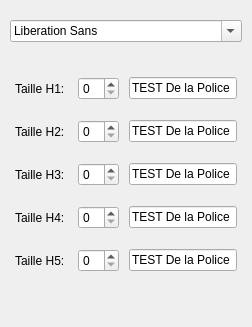
                  <widget class="QWidget" name="pg_opt_font">
                   <layout class="QVBoxLayout" name="vlay_pg_opt_font">
                    <property name="spacing">
                     <number>10</number>
                    </property>
                    <property name="leftMargin">
                     <number>10</number>
                    </property>
                    <property name="topMargin">
                     <number>20</number>
                    </property>
                    <property name="rightMargin">
                     <number>10</number>
                    </property>
                    <property name="bottomMargin">
                     <number>10</number>
                    </property>
                    <item>
                     <widget class="QFontComboBox" name="fcb_opt_ft_font"/>
                    </item>
                    <item>
                     <spacer name="verticalSpacer_8">
                      <property name="orientation">
                       <enum>Qt::Vertical</enum>
                      </property>
                      <property name="sizeType">
                       <enum>QSizePolicy::Fixed</enum>
                      </property>
                      <property name="sizeHint" stdset="0">
                       <size>
                        <width>20</width>
                        <height>20</height>
                       </size>
                      </property>
                     </spacer>
                    </item>
                    <item>
                     <widget class="QFrame" name="fr_opt_ft_h1">
                      <layout class="QHBoxLayout" name="hlay_opt_ft_h1">
                       <property name="spacing">
                        <number>10</number>
                       </property>
                       <property name="leftMargin">
                        <number>5</number>
                       </property>
                       <property name="topMargin">
                        <number>5</number>
                       </property>
                       <property name="rightMargin">
                        <number>5</number>
                       </property>
                       <property name="bottomMargin">
                        <number>5</number>
                       </property>
                       <item>
                        <widget class="QLabel" name="lb_opt_ft_h1">
                         <property name="text">
                          <string>Taille H1: </string>
                         </property>
                        </widget>
                       </item>
                       <item>
                        <widget class="QSpinBox" name="sb_opt_ft_h1"/>
                       </item>
                       <item>
                        <widget class="QLineEdit" name="le_opt_ft_texte_h1">
                         <property name="text">
                          <string>TEST De la Police</string>
                         </property>
                        </widget>
                       </item>
                      </layout>
                     </widget>
                    </item>
                    <item>
                     <widget class="QFrame" name="fr_opt_ft_h2">
                      <layout class="QHBoxLayout" name="hlay_opt_ft_h2">
                       <property name="spacing">
                        <number>10</number>
                       </property>
                       <property name="leftMargin">
                        <number>5</number>
                       </property>
                       <property name="topMargin">
                        <number>5</number>
                       </property>
                       <property name="rightMargin">
                        <number>5</number>
                       </property>
                       <property name="bottomMargin">
                        <number>5</number>
                       </property>
                       <item>
                        <widget class="QLabel" name="lb_opt_ft_h2">
                         <property name="text">
                          <string>Taille H2: </string>
                         </property>
                        </widget>
                       </item>
                       <item>
                        <widget class="QSpinBox" name="sb_opt_ft_h2"/>
                       </item>
                       <item>
                        <widget class="QLineEdit" name="le_opt_ft_texte_h2">
                         <property name="text">
                          <string>TEST De la Police</string>
                         </property>
                        </widget>
                       </item>
                      </layout>
                     </widget>
                    </item>
                    <item>
                     <widget class="QFrame" name="fr_opt_ft_h3">
                      <layout class="QHBoxLayout" name="hlay_opt_ft_h3">
                       <property name="spacing">
                        <number>10</number>
                       </property>
                       <property name="leftMargin">
                        <number>5</number>
                       </property>
                       <property name="topMargin">
                        <number>5</number>
                       </property>
                       <property name="rightMargin">
                        <number>5</number>
                       </property>
                       <property name="bottomMargin">
                        <number>5</number>
                       </property>
                       <item>
                        <widget class="QLabel" name="lb_opt_ft_h3">
                         <property name="text">
                          <string>Taille H3: </string>
                         </property>
                        </widget>
                       </item>
                       <item>
                        <widget class="QSpinBox" name="sb_opt_ft_h3"/>
                       </item>
                       <item>
                        <widget class="QLineEdit" name="le_opt_ft_texte_h3">
                         <property name="text">
                          <string>TEST De la Police</string>
                         </property>
                        </widget>
                       </item>
                      </layout>
                     </widget>
                    </item>
                    <item>
                     <widget class="QFrame" name="fr_opt_ft_h4">
                      <layout class="QHBoxLayout" name="hlay_opt_ft_h4">
                       <property name="spacing">
                        <number>10</number>
                       </property>
                       <property name="leftMargin">
                        <number>5</number>
                       </property>
                       <property name="topMargin">
                        <number>5</number>
                       </property>
                       <property name="rightMargin">
                        <number>5</number>
                       </property>
                       <property name="bottomMargin">
                        <number>5</number>
                       </property>
                       <item>
                        <widget class="QLabel" name="lb_opt_ft_h4">
                         <property name="text">
                          <string>Taille H4: </string>
                         </property>
                        </widget>
                       </item>
                       <item>
                        <widget class="QSpinBox" name="sb_opt_ft_h4"/>
                       </item>
                       <item>
                        <widget class="QLineEdit" name="le_opt_ft_texte_h4">
                         <property name="text">
                          <string>TEST De la Police</string>
                         </property>
                        </widget>
                       </item>
                      </layout>
                     </widget>
                    </item>
                    <item>
                     <widget class="QFrame" name="fr_opt_ft_h5">
                      <layout class="QHBoxLayout" name="hlay_opt_ft_h5">
                       <property name="spacing">
                        <number>10</number>
                       </property>
                       <property name="leftMargin">
                        <number>5</number>
                       </property>
                       <property name="topMargin">
                        <number>5</number>
                       </property>
                       <property name="rightMargin">
                        <number>5</number>
                       </property>
                       <property name="bottomMargin">
                        <number>5</number>
                       </property>
                       <item>
                        <widget class="QLabel" name="lb_opt_ft_h5">
                         <property name="text">
                          <string>Taille H5: </string>
                         </property>
                        </widget>
                       </item>
                       <item>
                        <widget class="QSpinBox" name="sb_opt_ft_h5"/>
                       </item>
                       <item>
                        <widget class="QLineEdit" name="le_opt_ft_texte_h5">
                         <property name="text">
                          <string>TEST De la Police</string>
                         </property>
                        </widget>
                       </item>
                      </layout>
                     </widget>
                    </item>
                    <item>
                     <spacer name="verticalSpacer_7">
                      <property name="orientation">
                       <enum>Qt::Vertical</enum>
                      </property>
                      <property name="sizeHint" stdset="0">
                       <size>
                        <width>20</width>
                        <height>40</height>
                       </size>
                      </property>
                     </spacer>
                    </item>
                   </layout>
                  </widget>
